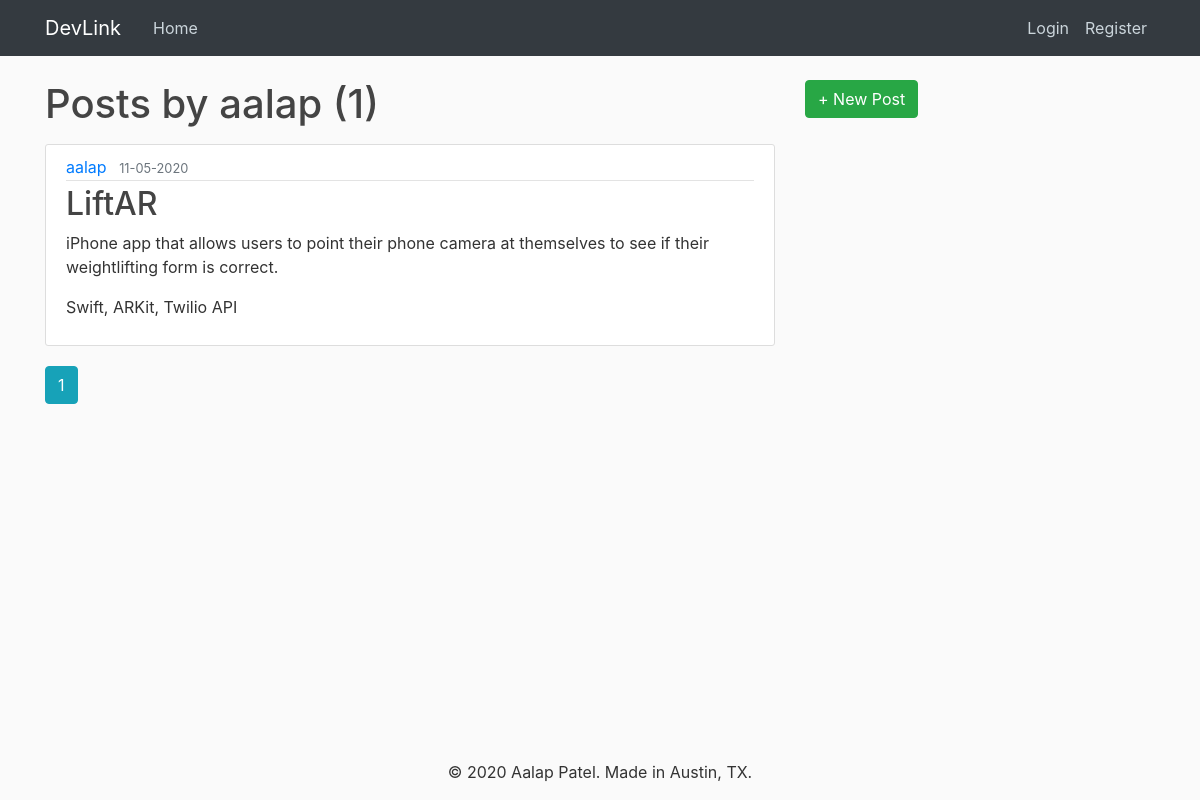
Page /user/aalap?page= on the committed database.
### devlink/models.py (models this page shows, shortened)
class User(db.Model, UserMixin):
    id = db.Column(db.Integer, primary_key=True)
    username = db.Column(db.String(20), unique=True, nullable=False)
    email = db.Column(db.String(120), unique=True, nullable=False)
    image_file = db.Column(db.String(20), nullable=False,
                           default='default.jpg')
    password = db.Column(db.String(60), nullable=False)
    posts = db.relationship('Post', backref='author', lazy=True)

class Post(db.Model):
    id = db.Column(db.Integer, primary_key=True)
    title = db.Column(db.String(100), nullable=False)
    date_posted = db.Column(db.DateTime, nullable=False,
                            default=datetime.utcnow)
    content = db.Column(db.Text, nullable=False)
    technologies = db.Column(db.Text, nullable=False)
    collaborators = db.Column(db.Text, nullable=False)
    user_id = db.Column(db.Integer, db.ForeignKey('user.id'), nullable=False)

### devlink/routes.py (the view)
@app.route("/user/<string:username>")
def user_posts(username):
    page = request.args.get('page', 1, type=int)
    user = User.query.filter_by(username=username).first_or_404()
    posts = Post.query.filter_by(author=user)\
        .order_by(Post.date_posted.desc())\
        .paginate(page=page, per_page=5)
    return render_template('user_posts.html', posts=posts, user=user)

### devlink/templates/user_posts.html
{% extends "layout.html" %}
{% block content %}
<h1 class="mb-3">Posts by {{ user.username }} ({{ posts.total }})</h1>
    {% for post in posts.items %}
        <article class="media content-section">
          <div class="media-body">
            <div class="article-metadata">
              <a class="mr-2" href="{{ url_for('user_posts', username=post.author.username, page=page_num) }}">{{ post.author.username }}</a>
              <small class="text-muted">{{ post.date_posted.strftime('%d-%m-%Y') }}</small>
            </div>
            <h2><a class="article-title" href="{{ url_for('post', post_id=post.id) }}">{{ post.title }}</a></h2>
            <p class="article-content">{{ post.content }}</p>
            <p class="article-content">{{ post.technologies }}</p>
          </div>
        </article>
    {% endfor %}
    {% for page_num in posts.iter_pages(left_edge=1, right_edge=1, left_current=1, right_current=2) %}
      {% if page_num %}
        {% if posts.page == page_num %}
          <a class="btn btn-info mb-4" href="{{ url_for('user_posts', username=user.username, page=page_num) }}">{{ page_num }}</a>
        {% else %}
          <a class="btn btn-outline-info mb-4" href="{{ url_for('user_posts', username=user.username, page=page_num) }}">{{ page_num }}</a>
        {% endif %}
      {% else %}
        ...
      {% endif %}
    {% endfor %}
{% endblock content %}

### devlink/static/main.css (style rules this page uses)
body { background: #fafafa; color: #333333; margin-top: 5rem; }
h1, h2, h3, h4, h5, h6 { color: #444444; }
.content-section { background: #ffffff; padding: 10px 20px; border: 1px solid #dddddd; border-radius: 3px; margin-bottom: 20px; }
.article-title { color: #444444; }
.article-content { white-space: pre-line; }
.article-metadata { padding-bottom: 1px; margin-bottom: 4px; border-bottom: 1px solid #e3e3e3 }

### rows in the picture
User: username "aalap"
Post: author.username "aalap", date_posted "11-05-2020", title "LiftAR", content "iPhone app that allows users to point their phone camera at themselves to see if their weightlifting form is correct.", technologies "Swift, ARKit, Twilio API"

### other values in the picture
{{ posts.total }} "1"
{{ page_num }} "1"
